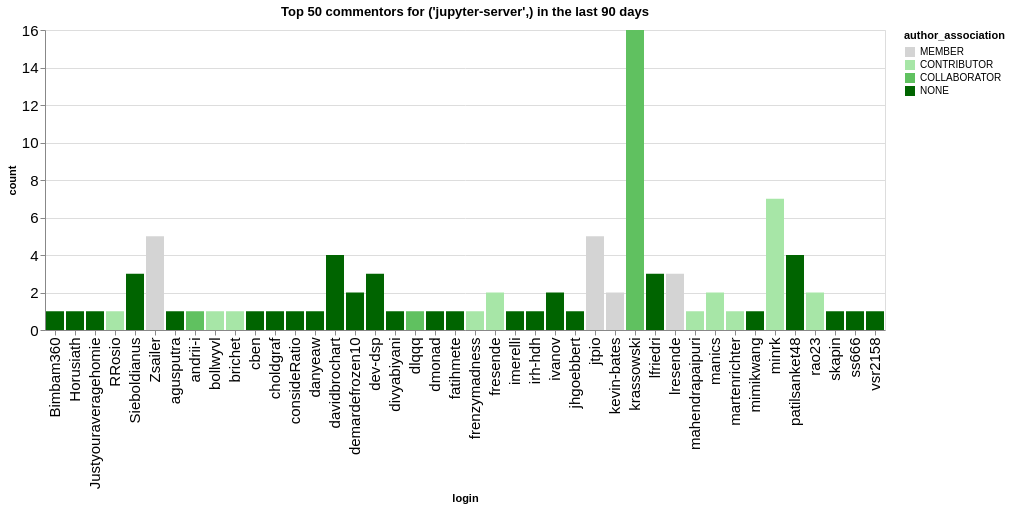

Notebook source saved alongside this figure:
### Code cell
n_plot = 50
charts = []
for ii, (iorg, idata) in enumerate(commentors.groupby(['org'])):
    title = f"Top {n_plot} commentors for {iorg} in the last {n_days} days"
    idata = idata.groupby('login', as_index=False).agg({'count': 'sum', 'author_association': 'first'})
    idata = idata.sort_values('count', ascending=False).head(n_plot)
    ch = alt.Chart(data=idata.head(n_plot), title=title).mark_bar().encode(
        x='login',
        y='count',
        color=alt.Color('author_association', scale=alt.Scale(domain=author_types, range=author_colors))
    )
    charts.append(ch)
alt.hconcat(*charts)

### Figure 1 — Vega-Lite specification as saved in the notebook (floating-point values rounded to 4 significant figures)
{"config": {"axisLeft": {"labelFontSize": 15}, "axisBottom": {"labelFontSize": 15}}, "hconcat": [{"mark": {"type": "bar"}, "encoding": {"color": {"field": "author_association", "scale": {"domain": ["MEMBER", "CONTRIBUTOR", "COLLABORATOR", "NONE"], "range": ["rgb(211.82745098039214, 211.82745098039214, 211.82745098039214)", "rgb(166.98562091503268, 229.89803921568628, 166.98562091503268)", "rgb(96.37647058823529, 192.75294117647059, 96.37647058823529)", "rgb(0.0, 100.3921568627451, 0.0)"]}, "type": "nominal"}, "x": {"field": "login", "type": "nominal"}, "y": {"field": "count", "type": "quantitative"}}, "title": "Top 50 commentors for ('jupyter-server',) in the last 90 days"}], "data": {"name": "data-0722a27e40ca0c1162222cc192a6e76f"}, "$schema": "https://vega.github.io/schema/vega-lite/v5.20.1.json", "datasets": {"data-0722a27e40ca0c1162222cc192a6e76f": [{"login": "krassowski", "count": 16, "author_association": "COLLABORATOR"}, {"login": "minrk", "count": 7, "author_association": "CONTRIBUTOR"}, {"login": "Zsailer", "count": 5, "author_association": "MEMBER"}, {"login": "jtpio", "count": 5, "author_association": "MEMBER"}, {"login": "davidbrochart", "count": 4, "author_association": "NONE"}, {"login": "patilsanket48", "count": 4, "author_association": "NONE"}, {"login": "lresende", "count": 3, "author_association": "MEMBER"}, {"login": "lfriedri", "count": 3, "author_association": "NONE"}, {"login": "dev-dsp", "count": 3, "author_association": "NONE"}, {"login": "Sieboldianus", "count": 3, "author_association": "NONE"}, {"login": "kevin-bates", "count": 2, "author_association": "MEMBER"}, {"login": "manics", "count": 2, "author_association": "CONTRIBUTOR"}, {"login": "demardefrozen10", "count": 2, "author_association": "NONE"}, {"login": "ivanov", "count": 2, "author_association": "NONE"}, {"login": "fresende", "count": 2, "author_association": "CONTRIBUTOR"}, {"login": "rao23", "count": 2, "author_association": "CONTRIBUTOR"}, {"login": "Bimbam360", "count": 1, "author_association": "NONE"}, {"login": "Horusiath", "count": 1, "author_association": "NONE"}, {"login": "brichet", "count": 1, "author_association": "CONTRIBUTOR"}, {"login": "bollwyvl", "count": 1, "author_association": "CONTRIBUTOR"}, {"login": "andrii-i", "count": 1, "author_association": "COLLABORATOR"}, {"login": "agusputra", "count": 1, "author_association": "NONE"}, {"login": "Justyouraveragehomie", "count": 1, "author_association": "NONE"}, {"login": "RRosio", "count": 1, "author_association": "CONTRIBUTOR"}, {"login": "danyeaw", "count": 1, "author_association": "NONE"}, {"login": "consideRatio", "count": 1, "author_association": "NONE"}, {"login": "irh-hdh", "count": 1, "author_association": "NONE"}, {"login": "imerelli", "count": 1, "author_association": "NONE"}, {"login": "fatihmete", "count": 1, "author_association": "NONE"}, {"login": "frenzymadness", "count": 1, "author_association": "CONTRIBUTOR"}, {"login": "dmonad", "count": 1, "author_association": "NONE"}, {"login": "dlqqq", "count": 1, "author_association": "COLLABORATOR"}, {"login": "choldgraf", "count": 1, "author_association": "NONE"}, {"login": "divyabiyani", "count": 1, "author_association": "NONE"}, {"login": "cben", "count": 1, "author_association": "NONE"}, {"login": "jhgoebbert", "count": 1, "author_association": "NONE"}, {"login": "mahendrapaipuri", "count": 1, "author_association": "CONTRIBUTOR"}, {"login": "mimikwang", "count": 1, "author_association": "NONE"}, {"login": "martenrichter", "count": 1, "author_association": "CONTRIBUTOR"}, {"login": "skapin", "count": 1, "author_association": "NONE"}, {"login": "ss666", "count": 1, "author_association": "NONE"}, {"login": "vsr2158", "count": 1, "author_association": "NONE"}]}}
